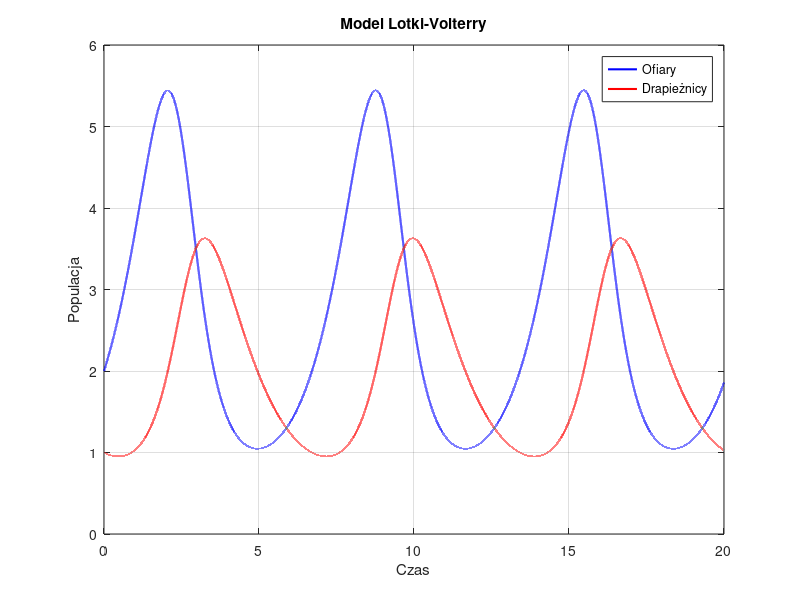

MATLAB code for this plot: (Note: this script raises an error after producing the figure.)
clc; clear; close all; % zamykamy wszystko

% Warunki początkowe
x_0 = 2;   % Początkowa populacja ofiar
y_0 = 1;   % Początkowa populacja drapieżników

% Parametry symulacji
T = 20;          % Czas symulacji
dt = 0.0001;      % Krok czasowy
N = T/dt;        % Liczba kroków

% Inicjalizacja wektorów
t = linspace(0, T, N); % Czas

% Definicja różnych zestawów parametrów do testowania
parameter_sets = {
    [1.2, 0.6, 0.3, 0.8], % Bazowe
    [2.0, 0.6, 0.3, 0.8], % Zmienione a
    [1.2, 0.6, 0.3, 0.6], % Zmienione d
    [1.2, 1.0, 0.3, 0.8], % Zmienione b
    [1.2, 0.6, 0.5, 0.8]  % Zmienione c
};

results = zeros(length(parameter_sets), 3); % [max_ofiar, max_dra, okres]

for p = 1:length(parameter_sets)
    a = parameter_sets{p}(1);
    b = parameter_sets{p}(2);
    c = parameter_sets{p}(3);
    d = parameter_sets{p}(4);
    
    % Inicjalizacja wektorów
    x = zeros(1, N);       % Populacja ofiar
    y = zeros(1, N);       % Populacja drapieżników

    % Ustawienie wartości początkowych
    x(1) = x_0;
    y(1) = y_0;

    % Metoda Eulera
    for i = 1:N-1
        dx = (a - b*y(i)) * x(i);
        dy = (c * x(i) - d) * y(i);
        
        x(i+1) = x(i) + dx * dt;
        y(i+1) = y(i) + dy * dt;
    end

    % Na końcu zapisujemy wyniki
    results(p, 1) = max(x);
    results(p, 2) = max(y);

    % Znajdowanie lokalnych maksimów (punktów gdzie zmienia się znak pochodnej z dodatniej na ujemną)
    dx_dt = diff(x);
    sign_changes = diff(sign(dx_dt));
    peak_indices = find(sign_changes < 0) + 1; % +1 aby uzyskać indeks rzeczywistego maksimum

    % Obliczenie średniego okresu
    if length(peak_indices) >= 2
        periods = diff(t(peak_indices));
        avg_period = mean(periods);
    else
        avg_period = NaN; % Jeśli nie znaleziono co najmniej 2 szczytów
    end

    results(p, 3) = avg_period; % Okres oscylacji
    
    figure;
    plot(t, x, 'b', 'LineWidth', 1.5); hold on;
    plot(t, y, 'r', 'LineWidth', 1.5);
    xlabel('Czas');
    ylabel('Populacja');
    legend('Ofiary', 'Drapieżnicy');
    title('Model Lotki-Volterry');
    grid on;

    saveas(gcf, 'rys_'+string(p)+'.png');

end

fprintf('Wyniki: [max_ofiary, max_drapieżnicy, okres]\n');
disp(results);

% Wykres populacji w czasie dla ostatniego zestawu parametrów
